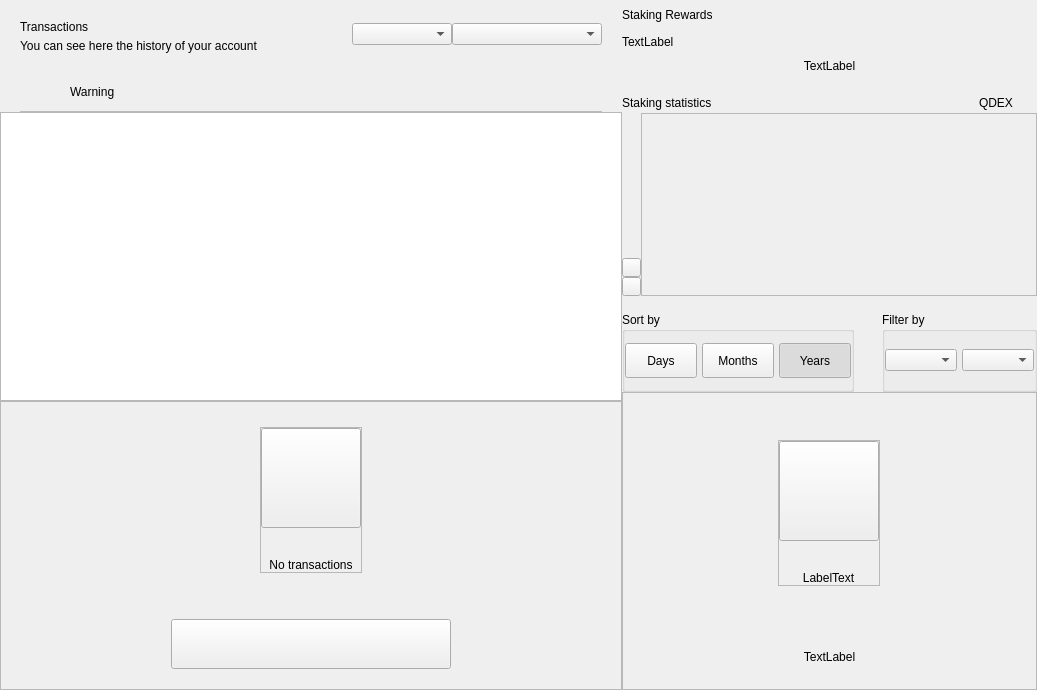
<?xml version="1.0" encoding="UTF-8"?>
<ui version="4.0">
 <class>DashboardWidget</class>
 <widget class="QWidget" name="DashboardWidget">
  <property name="geometry">
   <rect>
    <x>0</x>
    <y>0</y>
    <width>1037</width>
    <height>690</height>
   </rect>
  </property>
  <property name="windowTitle">
   <string>Form</string>
  </property>
  <layout class="QHBoxLayout" name="horizontalLayout_2" stretch="3,2">
   <property name="spacing">
    <number>0</number>
   </property>
   <property name="leftMargin">
    <number>0</number>
   </property>
   <property name="topMargin">
    <number>0</number>
   </property>
   <property name="rightMargin">
    <number>0</number>
   </property>
   <property name="bottomMargin">
    <number>0</number>
   </property>
   <item>
    <widget class="QWidget" name="left" native="true">
     <layout class="QVBoxLayout" name="left_2">
      <property name="spacing">
       <number>0</number>
      </property>
      <property name="leftMargin">
       <number>0</number>
      </property>
      <property name="topMargin">
       <number>0</number>
      </property>
      <property name="rightMargin">
       <number>0</number>
      </property>
      <property name="bottomMargin">
       <number>0</number>
      </property>
      <item>
       <layout class="QVBoxLayout" name="verticalLayout22">
        <property name="spacing">
         <number>0</number>
        </property>
        <property name="leftMargin">
         <number>20</number>
        </property>
        <property name="topMargin">
         <number>15</number>
        </property>
        <property name="rightMargin">
         <number>20</number>
        </property>
        <item>
         <widget class="QFrame" name="left_top_container">
          <layout class="QHBoxLayout" name="horizontalLayout">
           <property name="spacing">
            <number>0</number>
           </property>
           <property name="leftMargin">
            <number>0</number>
           </property>
           <property name="topMargin">
            <number>0</number>
           </property>
           <property name="rightMargin">
            <number>0</number>
           </property>
           <property name="bottomMargin">
            <number>0</number>
           </property>
           <item>
            <layout class="QVBoxLayout" name="verticalLayout_5">
             <property name="spacing">
              <number>5</number>
             </property>
             <property name="topMargin">
              <number>5</number>
             </property>
             <item>
              <widget class="QLabel" name="labelTitle">
               <property name="text">
                <string>Transactions</string>
               </property>
              </widget>
             </item>
             <item>
              <widget class="QLabel" name="labelSubtitle">
               <property name="text">
                <string>You can see here the history of your account</string>
               </property>
               <property name="alignment">
                <set>Qt::AlignLeading|Qt::AlignLeft|Qt::AlignVCenter</set>
               </property>
              </widget>
             </item>
            </layout>
           </item>
           <item>
            <spacer name="horizontalSpacer">
             <property name="orientation">
              <enum>Qt::Horizontal</enum>
             </property>
             <property name="sizeHint" stdset="0">
              <size>
               <width>40</width>
               <height>20</height>
              </size>
             </property>
            </spacer>
           </item>
           <item>
            <widget class="QComboBox" name="comboBoxSortType">
             <property name="minimumSize">
              <size>
               <width>100</width>
               <height>0</height>
              </size>
             </property>
            </widget>
           </item>
           <item>
            <widget class="QComboBox" name="comboBoxSort">
             <property name="minimumSize">
              <size>
               <width>150</width>
               <height>0</height>
              </size>
             </property>
            </widget>
           </item>
          </layout>
         </widget>
        </item>
       </layout>
      </item>
      <item>
       <spacer name="verticalSpacer">
        <property name="orientation">
         <enum>Qt::Vertical</enum>
        </property>
        <property name="sizeType">
         <enum>QSizePolicy::Fixed</enum>
        </property>
        <property name="sizeHint" stdset="0">
         <size>
          <width>20</width>
          <height>20</height>
         </size>
        </property>
       </spacer>
      </item>
      <item>
       <widget class="QWidget" name="layoutWarning" native="true">
        <layout class="QVBoxLayout" name="verticalLayout_3">
         <property name="spacing">
          <number>0</number>
         </property>
         <property name="leftMargin">
          <number>0</number>
         </property>
         <property name="topMargin">
          <number>0</number>
         </property>
         <property name="rightMargin">
          <number>0</number>
         </property>
         <property name="bottomMargin">
          <number>0</number>
         </property>
         <item>
          <widget class="QWidget" name="containerWarning" native="true">
           <layout class="QVBoxLayout" name="verticalLayout_21">
            <property name="spacing">
             <number>9</number>
            </property>
            <property name="leftMargin">
             <number>20</number>
            </property>
            <property name="topMargin">
             <number>9</number>
            </property>
            <property name="rightMargin">
             <number>20</number>
            </property>
            <property name="bottomMargin">
             <number>0</number>
            </property>
            <item>
             <widget class="QFrame" name="frameWarning">
              <property name="styleSheet">
               <string notr="true">border:none;</string>
              </property>
              <property name="frameShape">
               <enum>QFrame::StyledPanel</enum>
              </property>
              <property name="frameShadow">
               <enum>QFrame::Raised</enum>
              </property>
              <layout class="QHBoxLayout" name="horizontalLayout11" stretch="0,0,2">
               <property name="leftMargin">
                <number>0</number>
               </property>
               <property name="topMargin">
                <number>0</number>
               </property>
               <property name="rightMargin">
                <number>0</number>
               </property>
               <property name="bottomMargin">
                <number>0</number>
               </property>
               <item alignment="Qt::AlignVCenter">
                <widget class="QPushButton" name="imgWarning">
                 <property name="styleSheet">
                  <string notr="true">border:none;</string>
                 </property>
                 <property name="text">
                  <string/>
                 </property>
                 <property name="iconSize">
                  <size>
                   <width>24</width>
                   <height>24</height>
                  </size>
                 </property>
                </widget>
               </item>
               <item>
                <spacer name="horizontalSpacer_3">
                 <property name="orientation">
                  <enum>Qt::Horizontal</enum>
                 </property>
                 <property name="sizeType">
                  <enum>QSizePolicy::Fixed</enum>
                 </property>
                 <property name="sizeHint" stdset="0">
                  <size>
                   <width>12</width>
                   <height>20</height>
                  </size>
                 </property>
                </spacer>
               </item>
               <item alignment="Qt::AlignVCenter">
                <widget class="QLabel" name="lblWarning">
                 <property name="styleSheet">
                  <string notr="true"/>
                 </property>
                 <property name="text">
                  <string>Warning</string>
                 </property>
                 <property name="alignment">
                  <set>Qt::AlignBottom|Qt::AlignLeading|Qt::AlignLeft</set>
                 </property>
                </widget>
               </item>
              </layout>
             </widget>
            </item>
            <item>
             <widget class="QLabel" name="lblDivisory">
              <property name="minimumSize">
               <size>
                <width>0</width>
                <height>1</height>
               </size>
              </property>
              <property name="maximumSize">
               <size>
                <width>16777215</width>
                <height>1</height>
               </size>
              </property>
              <property name="styleSheet">
               <string notr="true">background-color:#bababa;</string>
              </property>
              <property name="text">
               <string/>
              </property>
              <property name="alignment">
               <set>Qt::AlignBottom|Qt::AlignLeading|Qt::AlignLeft</set>
              </property>
             </widget>
            </item>
           </layout>
          </widget>
         </item>
        </layout>
       </widget>
      </item>
      <item>
       <widget class="QListView" name="listTransactions">
        <property name="mouseTracking">
         <bool>true</bool>
        </property>
        <property name="selectionBehavior">
         <enum>QAbstractItemView::SelectItems</enum>
        </property>
        <property name="verticalScrollMode">
         <enum>QAbstractItemView::ScrollPerItem</enum>
        </property>
       </widget>
      </item>
      <item>
       <widget class="QFrame" name="emptyContainer">
        <property name="minimumSize">
         <size>
          <width>0</width>
          <height>100</height>
         </size>
        </property>
        <property name="frameShape">
         <enum>QFrame::StyledPanel</enum>
        </property>
        <property name="frameShadow">
         <enum>QFrame::Raised</enum>
        </property>
        <layout class="QVBoxLayout" name="verticalLayout_7" stretch="1,8,0,0">
         <property name="spacing">
          <number>0</number>
         </property>
         <property name="leftMargin">
          <number>0</number>
         </property>
         <property name="topMargin">
          <number>0</number>
         </property>
         <property name="rightMargin">
          <number>0</number>
         </property>
         <property name="bottomMargin">
          <number>20</number>
         </property>
         <item>
          <spacer name="verticalSpacer12">
           <property name="orientation">
            <enum>Qt::Vertical</enum>
           </property>
           <property name="sizeHint" stdset="0">
            <size>
             <width>20</width>
             <height>20</height>
            </size>
           </property>
          </spacer>
         </item>
         <item alignment="Qt::AlignHCenter|Qt::AlignVCenter">
          <widget class="QFrame" name="emptyScreen">
           <property name="sizePolicy">
            <sizepolicy hsizetype="Expanding" vsizetype="Expanding">
             <horstretch>0</horstretch>
             <verstretch>0</verstretch>
            </sizepolicy>
           </property>
           <property name="frameShape">
            <enum>QFrame::StyledPanel</enum>
           </property>
           <property name="frameShadow">
            <enum>QFrame::Raised</enum>
           </property>
           <layout class="QVBoxLayout" name="verticalLayout12">
            <property name="spacing">
             <number>30</number>
            </property>
            <property name="leftMargin">
             <number>0</number>
            </property>
            <property name="topMargin">
             <number>0</number>
            </property>
            <property name="rightMargin">
             <number>0</number>
            </property>
            <property name="bottomMargin">
             <number>0</number>
            </property>
            <item alignment="Qt::AlignHCenter|Qt::AlignVCenter">
             <widget class="QPushButton" name="pushImgEmpty">
              <property name="minimumSize">
               <size>
                <width>100</width>
                <height>100</height>
               </size>
              </property>
              <property name="maximumSize">
               <size>
                <width>100</width>
                <height>100</height>
               </size>
              </property>
              <property name="focusPolicy">
               <enum>Qt::NoFocus</enum>
              </property>
              <property name="text">
               <string/>
              </property>
              <property name="iconSize">
               <size>
                <width>100</width>
                <height>100</height>
               </size>
              </property>
             </widget>
            </item>
            <item alignment="Qt::AlignHCenter|Qt::AlignVCenter">
             <widget class="QLabel" name="labelEmpty">
              <property name="styleSheet">
               <string notr="true"/>
              </property>
              <property name="text">
               <string>No transactions</string>
              </property>
              <property name="alignment">
               <set>Qt::AlignCenter</set>
              </property>
             </widget>
            </item>
           </layout>
          </widget>
         </item>
         <item>
          <spacer name="verticalSpacer_21">
           <property name="orientation">
            <enum>Qt::Vertical</enum>
           </property>
           <property name="sizeHint" stdset="0">
            <size>
             <width>20</width>
             <height>40</height>
            </size>
           </property>
          </spacer>
         </item>
         <item alignment="Qt::AlignHCenter">
          <widget class="QPushButton" name="btnHowTo">
           <property name="minimumSize">
            <size>
             <width>280</width>
             <height>50</height>
            </size>
           </property>
           <property name="focusPolicy">
            <enum>Qt::NoFocus</enum>
           </property>
           <property name="text">
            <string/>
           </property>
          </widget>
         </item>
        </layout>
       </widget>
      </item>
     </layout>
    </widget>
   </item>
   <item>
    <widget class="QWidget" name="right" native="true">
     <property name="minimumSize">
      <size>
       <width>200</width>
       <height>0</height>
      </size>
     </property>
     <layout class="QVBoxLayout" name="verticalLayout_31">
      <property name="spacing">
       <number>0</number>
      </property>
      <property name="leftMargin">
       <number>0</number>
      </property>
      <property name="topMargin">
       <number>0</number>
      </property>
      <property name="rightMargin">
       <number>0</number>
      </property>
      <property name="bottomMargin">
       <number>0</number>
      </property>
      <item>
       <layout class="QVBoxLayout" name="verticalLayout_2" stretch="0,0,0,0,0,0,0">
        <property name="spacing">
         <number>0</number>
        </property>
        <item>
         <layout class="QHBoxLayout" name="horizontalLayout_3">
          <property name="spacing">
           <number>0</number>
          </property>
          <item>
           <layout class="QVBoxLayout" name="verticalLayout_6">
            <property name="spacing">
             <number>5</number>
            </property>
            <item>
             <widget class="QLabel" name="labelTitle2">
              <property name="minimumSize">
               <size>
                <width>0</width>
                <height>30</height>
               </size>
              </property>
              <property name="text">
               <string>Staking Rewards</string>
              </property>
             </widget>
            </item>
            <item>
             <widget class="QLabel" name="labelMessage">
              <property name="text">
               <string>TextLabel</string>
              </property>
             </widget>
            </item>
           </layout>
          </item>
          <item>
           <spacer name="horizontalSpacer_2">
            <property name="orientation">
             <enum>Qt::Horizontal</enum>
            </property>
            <property name="sizeType">
             <enum>QSizePolicy::MinimumExpanding</enum>
            </property>
            <property name="sizeHint" stdset="0">
             <size>
              <width>20</width>
              <height>20</height>
             </size>
            </property>
           </spacer>
          </item>
         </layout>
        </item>
        <item>
         <spacer name="verticalSpacer_4">
          <property name="orientation">
           <enum>Qt::Vertical</enum>
          </property>
          <property name="sizeType">
           <enum>QSizePolicy::Fixed</enum>
          </property>
          <property name="sizeHint" stdset="0">
           <size>
            <width>20</width>
            <height>10</height>
           </size>
          </property>
         </spacer>
        </item>
        <item>
         <layout class="QHBoxLayout" name="horizontalLayout_5" stretch="0">
          <property name="spacing">
           <number>0</number>
          </property>
          <item>
           <widget class="QLabel" name="labelAmountPiv">
            <property name="text">
             <string>TextLabel</string>
            </property>
            <property name="alignment">
             <set>Qt::AlignCenter</set>
            </property>
           </widget>
          </item>
         </layout>
        </item>
        <item>
         <spacer name="verticalSpacer_6">
          <property name="orientation">
           <enum>Qt::Vertical</enum>
          </property>
          <property name="sizeType">
           <enum>QSizePolicy::Fixed</enum>
          </property>
          <property name="sizeHint" stdset="0">
           <size>
            <width>20</width>
            <height>20</height>
           </size>
          </property>
         </spacer>
        </item>
        <item>
         <widget class="QWidget" name="layoutChart" native="true">
          <layout class="QVBoxLayout" name="verticalLayout_8" stretch="3,0">
           <property name="spacing">
            <number>16</number>
           </property>
           <property name="leftMargin">
            <number>0</number>
           </property>
           <property name="topMargin">
            <number>0</number>
           </property>
           <property name="rightMargin">
            <number>0</number>
           </property>
           <property name="bottomMargin">
            <number>0</number>
           </property>
           <item>
            <widget class="QWidget" name="verticalWidgetChart" native="true">
             <property name="minimumSize">
              <size>
               <width>0</width>
               <height>190</height>
              </size>
             </property>
             <property name="maximumSize">
              <size>
               <width>16777215</width>
               <height>16777215</height>
              </size>
             </property>
             <layout class="QVBoxLayout" name="verticalLayout_4" stretch="1,5">
              <property name="spacing">
               <number>0</number>
              </property>
              <property name="leftMargin">
               <number>0</number>
              </property>
              <property name="topMargin">
               <number>0</number>
              </property>
              <property name="rightMargin">
               <number>0</number>
              </property>
              <property name="bottomMargin">
               <number>0</number>
              </property>
              <item>
               <layout class="QHBoxLayout" name="horizontalLayout_4">
                <item>
                 <widget class="QLabel" name="labelChart">
                  <property name="text">
                   <string>Staking statistics</string>
                  </property>
                 </widget>
                </item>
                <item>
                 <spacer name="horizontalSpacer_4">
                  <property name="orientation">
                   <enum>Qt::Horizontal</enum>
                  </property>
                  <property name="sizeHint" stdset="0">
                   <size>
                    <width>40</width>
                    <height>20</height>
                   </size>
                  </property>
                 </spacer>
                </item>
                <item>
                 <widget class="QLabel" name="labelSquarePiv">
                  <property name="minimumSize">
                   <size>
                    <width>14</width>
                    <height>14</height>
                   </size>
                  </property>
                  <property name="maximumSize">
                   <size>
                    <width>14</width>
                    <height>14</height>
                   </size>
                  </property>
                  <property name="text">
                   <string/>
                  </property>
                 </widget>
                </item>
                <item>
                 <widget class="QLabel" name="labelPiv">
                  <property name="text">
                   <string>QDEX</string>
                  </property>
                 </widget>
                </item>
                <item>
                 <spacer name="horizontalSpacer_5">
                  <property name="orientation">
                   <enum>Qt::Horizontal</enum>
                  </property>
                  <property name="sizeType">
                   <enum>QSizePolicy::Fixed</enum>
                  </property>
                  <property name="sizeHint" stdset="0">
                   <size>
                    <width>10</width>
                    <height>20</height>
                   </size>
                  </property>
                 </spacer>
                </item>
                <item>
                 <widget class="QLabel" name="labelSquarezPiv">
                  <property name="minimumSize">
                   <size>
                    <width>14</width>
                    <height>14</height>
                   </size>
                  </property>
                  <property name="maximumSize">
                   <size>
                    <width>14</width>
                    <height>14</height>
                   </size>
                  </property>
                  <property name="text">
                   <string/>
                  </property>
                 </widget>
                </item>
               </layout>
              </item>
              <item>
               <widget class="QWidget" name="chartContainer2" native="true">
                <property name="minimumSize">
                 <size>
                  <width>0</width>
                  <height>150</height>
                 </size>
                </property>
                <property name="styleSheet">
                 <string notr="true">#chartContainer{padding:0px; margin:0px;}</string>
                </property>
                <layout class="QHBoxLayout" name="horizontalLayout_11">
                 <property name="spacing">
                  <number>0</number>
                 </property>
                 <property name="leftMargin">
                  <number>0</number>
                 </property>
                 <property name="topMargin">
                  <number>0</number>
                 </property>
                 <property name="rightMargin">
                  <number>0</number>
                 </property>
                 <property name="bottomMargin">
                  <number>0</number>
                 </property>
                 <item>
                  <widget class="QWidget" name="containerChartArrow" native="true">
                   <property name="sizePolicy">
                    <sizepolicy hsizetype="Fixed" vsizetype="Preferred">
                     <horstretch>0</horstretch>
                     <verstretch>0</verstretch>
                    </sizepolicy>
                   </property>
                   <property name="minimumSize">
                    <size>
                     <width>19</width>
                     <height>0</height>
                    </size>
                   </property>
                   <property name="maximumSize">
                    <size>
                     <width>19</width>
                     <height>16777215</height>
                    </size>
                   </property>
                   <property name="styleSheet">
                    <string notr="true">#widget{
	padding:0px;
	margin:0px;
}</string>
                   </property>
                   <layout class="QVBoxLayout" name="verticalLayout_10">
                    <property name="spacing">
                     <number>0</number>
                    </property>
                    <property name="leftMargin">
                     <number>0</number>
                    </property>
                    <property name="rightMargin">
                     <number>0</number>
                    </property>
                    <property name="bottomMargin">
                     <number>0</number>
                    </property>
                    <item>
                     <spacer name="verticalSpacer_3">
                      <property name="orientation">
                       <enum>Qt::Vertical</enum>
                      </property>
                      <property name="sizeHint" stdset="0">
                       <size>
                        <width>20</width>
                        <height>127</height>
                       </size>
                      </property>
                     </spacer>
                    </item>
                    <item alignment="Qt::AlignVCenter">
                     <widget class="QWidget" name="containerArrows" native="true">
                      <layout class="QVBoxLayout" name="horizontalLayout_6" stretch="0,0">
                       <property name="spacing">
                        <number>0</number>
                       </property>
                       <property name="leftMargin">
                        <number>0</number>
                       </property>
                       <property name="topMargin">
                        <number>0</number>
                       </property>
                       <property name="rightMargin">
                        <number>0</number>
                       </property>
                       <property name="bottomMargin">
                        <number>0</number>
                       </property>
                       <item>
                        <widget class="QPushButton" name="pushButtonChartArrow">
                         <property name="minimumSize">
                          <size>
                           <width>19</width>
                           <height>19</height>
                          </size>
                         </property>
                         <property name="maximumSize">
                          <size>
                           <width>19</width>
                           <height>19</height>
                          </size>
                         </property>
                         <property name="focusPolicy">
                          <enum>Qt::NoFocus</enum>
                         </property>
                         <property name="styleSheet">
                          <string notr="true"/>
                         </property>
                         <property name="text">
                          <string/>
                         </property>
                        </widget>
                       </item>
                       <item>
                        <widget class="QPushButton" name="pushButtonChartRight">
                         <property name="minimumSize">
                          <size>
                           <width>19</width>
                           <height>19</height>
                          </size>
                         </property>
                         <property name="maximumSize">
                          <size>
                           <width>19</width>
                           <height>19</height>
                          </size>
                         </property>
                         <property name="focusPolicy">
                          <enum>Qt::NoFocus</enum>
                         </property>
                         <property name="styleSheet">
                          <string notr="true"/>
                         </property>
                         <property name="text">
                          <string/>
                         </property>
                        </widget>
                       </item>
                      </layout>
                     </widget>
                    </item>
                   </layout>
                  </widget>
                 </item>
                 <item>
                  <widget class="QFrame" name="chartContainer">
                   <property name="sizePolicy">
                    <sizepolicy hsizetype="Expanding" vsizetype="Preferred">
                     <horstretch>0</horstretch>
                     <verstretch>0</verstretch>
                    </sizepolicy>
                   </property>
                   <property name="styleSheet">
                    <string notr="true">padding:0px;
margin:0px;</string>
                   </property>
                   <property name="frameShape">
                    <enum>QFrame::StyledPanel</enum>
                   </property>
                   <property name="frameShadow">
                    <enum>QFrame::Raised</enum>
                   </property>
                  </widget>
                 </item>
                </layout>
               </widget>
              </item>
             </layout>
            </widget>
           </item>
           <item alignment="Qt::AlignVCenter">
            <widget class="QWidget" name="containerSort" native="true">
             <layout class="QHBoxLayout" name="horizontalLayout_6" stretch="3,2">
              <property name="spacing">
               <number>28</number>
              </property>
              <property name="leftMargin">
               <number>0</number>
              </property>
              <property name="topMargin">
               <number>0</number>
              </property>
              <property name="rightMargin">
               <number>0</number>
              </property>
              <property name="bottomMargin">
               <number>0</number>
              </property>
              <item>
               <widget class="QGroupBox" name="groupBoxChart">
                <property name="minimumSize">
                 <size>
                  <width>0</width>
                  <height>80</height>
                 </size>
                </property>
                <property name="maximumSize">
                 <size>
                  <width>16777215</width>
                  <height>80</height>
                 </size>
                </property>
                <property name="title">
                 <string>Sort by</string>
                </property>
                <layout class="QHBoxLayout" name="horizontalLayout_7">
                 <property name="spacing">
                  <number>5</number>
                 </property>
                 <property name="leftMargin">
                  <number>0</number>
                 </property>
                 <property name="rightMargin">
                  <number>0</number>
                 </property>
                 <item>
                  <widget class="QPushButton" name="pushButtonMonth">
                   <property name="minimumSize">
                    <size>
                     <width>50</width>
                     <height>35</height>
                    </size>
                   </property>
                   <property name="maximumSize">
                    <size>
                     <width>16777215</width>
                     <height>16777215</height>
                    </size>
                   </property>
                   <property name="focusPolicy">
                    <enum>Qt::NoFocus</enum>
                   </property>
                   <property name="text">
                    <string>Days</string>
                   </property>
                   <property name="checkable">
                    <bool>true</bool>
                   </property>
                   <property name="autoExclusive">
                    <bool>true</bool>
                   </property>
                  </widget>
                 </item>
                 <item>
                  <widget class="QPushButton" name="pushButtonYear">
                   <property name="minimumSize">
                    <size>
                     <width>50</width>
                     <height>35</height>
                    </size>
                   </property>
                   <property name="maximumSize">
                    <size>
                     <width>16777215</width>
                     <height>16777215</height>
                    </size>
                   </property>
                   <property name="focusPolicy">
                    <enum>Qt::NoFocus</enum>
                   </property>
                   <property name="text">
                    <string>Months</string>
                   </property>
                   <property name="checkable">
                    <bool>true</bool>
                   </property>
                   <property name="autoExclusive">
                    <bool>true</bool>
                   </property>
                  </widget>
                 </item>
                 <item>
                  <widget class="QPushButton" name="pushButtonAll">
                   <property name="sizePolicy">
                    <sizepolicy hsizetype="Preferred" vsizetype="Fixed">
                     <horstretch>0</horstretch>
                     <verstretch>0</verstretch>
                    </sizepolicy>
                   </property>
                   <property name="minimumSize">
                    <size>
                     <width>50</width>
                     <height>35</height>
                    </size>
                   </property>
                   <property name="maximumSize">
                    <size>
                     <width>16777215</width>
                     <height>16777215</height>
                    </size>
                   </property>
                   <property name="focusPolicy">
                    <enum>Qt::NoFocus</enum>
                   </property>
                   <property name="text">
                    <string>Years</string>
                   </property>
                   <property name="checkable">
                    <bool>true</bool>
                   </property>
                   <property name="checked">
                    <bool>true</bool>
                   </property>
                   <property name="autoExclusive">
                    <bool>true</bool>
                   </property>
                  </widget>
                 </item>
                </layout>
               </widget>
              </item>
              <item>
               <widget class="QGroupBox" name="container_chart_dropboxes">
                <property name="minimumSize">
                 <size>
                  <width>55</width>
                  <height>80</height>
                 </size>
                </property>
                <property name="maximumSize">
                 <size>
                  <width>16777215</width>
                  <height>80</height>
                 </size>
                </property>
                <property name="title">
                 <string>Filter by</string>
                </property>
                <layout class="QHBoxLayout" name="horizontalLayout_8" stretch="1,1">
                 <property name="spacing">
                  <number>5</number>
                 </property>
                 <property name="leftMargin">
                  <number>0</number>
                 </property>
                 <property name="topMargin">
                  <number>0</number>
                 </property>
                 <property name="rightMargin">
                  <number>0</number>
                 </property>
                 <property name="bottomMargin">
                  <number>0</number>
                 </property>
                 <item>
                  <widget class="QWidget" name="containerBoxMonths" native="true">
                   <property name="minimumSize">
                    <size>
                     <width>55</width>
                     <height>0</height>
                    </size>
                   </property>
                   <layout class="QHBoxLayout" name="horizontalLayout_9">
                    <property name="spacing">
                     <number>0</number>
                    </property>
                    <property name="leftMargin">
                     <number>0</number>
                    </property>
                    <property name="topMargin">
                     <number>0</number>
                    </property>
                    <property name="rightMargin">
                     <number>0</number>
                    </property>
                    <property name="bottomMargin">
                     <number>0</number>
                    </property>
                    <item>
                     <widget class="QComboBox" name="comboBoxMonths">
                      <property name="minimumSize">
                       <size>
                        <width>55</width>
                        <height>0</height>
                       </size>
                      </property>
                     </widget>
                    </item>
                   </layout>
                  </widget>
                 </item>
                 <item>
                  <widget class="QWidget" name="containerBoxYears" native="true">
                   <property name="sizePolicy">
                    <sizepolicy hsizetype="Preferred" vsizetype="Preferred">
                     <horstretch>0</horstretch>
                     <verstretch>0</verstretch>
                    </sizepolicy>
                   </property>
                   <property name="minimumSize">
                    <size>
                     <width>50</width>
                     <height>0</height>
                    </size>
                   </property>
                   <layout class="QHBoxLayout" name="horizontalLayout_10">
                    <property name="spacing">
                     <number>0</number>
                    </property>
                    <property name="leftMargin">
                     <number>0</number>
                    </property>
                    <property name="topMargin">
                     <number>0</number>
                    </property>
                    <property name="rightMargin">
                     <number>0</number>
                    </property>
                    <property name="bottomMargin">
                     <number>0</number>
                    </property>
                    <item>
                     <widget class="QComboBox" name="comboBoxYears">
                      <property name="minimumSize">
                       <size>
                        <width>40</width>
                        <height>0</height>
                       </size>
                      </property>
                     </widget>
                    </item>
                   </layout>
                  </widget>
                 </item>
                </layout>
               </widget>
              </item>
             </layout>
            </widget>
           </item>
          </layout>
         </widget>
        </item>
        <item>
         <widget class="QFrame" name="emptyContainerChart">
          <property name="minimumSize">
           <size>
            <width>0</width>
            <height>100</height>
           </size>
          </property>
          <property name="frameShape">
           <enum>QFrame::StyledPanel</enum>
          </property>
          <property name="frameShadow">
           <enum>QFrame::Raised</enum>
          </property>
          <layout class="QVBoxLayout" name="verticalLayout_71" stretch="1,8,0,0">
           <property name="spacing">
            <number>0</number>
           </property>
           <property name="leftMargin">
            <number>0</number>
           </property>
           <property name="topMargin">
            <number>0</number>
           </property>
           <property name="rightMargin">
            <number>0</number>
           </property>
           <property name="bottomMargin">
            <number>25</number>
           </property>
           <item>
            <spacer name="verticalSpacer11">
             <property name="orientation">
              <enum>Qt::Vertical</enum>
             </property>
             <property name="sizeHint" stdset="0">
              <size>
               <width>20</width>
               <height>20</height>
              </size>
             </property>
            </spacer>
           </item>
           <item alignment="Qt::AlignHCenter|Qt::AlignVCenter">
            <widget class="QFrame" name="emptyScreen1">
             <property name="sizePolicy">
              <sizepolicy hsizetype="Expanding" vsizetype="Expanding">
               <horstretch>0</horstretch>
               <verstretch>0</verstretch>
              </sizepolicy>
             </property>
             <property name="frameShape">
              <enum>QFrame::StyledPanel</enum>
             </property>
             <property name="frameShadow">
              <enum>QFrame::Raised</enum>
             </property>
             <layout class="QVBoxLayout" name="verticalLayout">
              <property name="spacing">
               <number>30</number>
              </property>
              <property name="leftMargin">
               <number>0</number>
              </property>
              <property name="topMargin">
               <number>0</number>
              </property>
              <property name="rightMargin">
               <number>0</number>
              </property>
              <property name="bottomMargin">
               <number>0</number>
              </property>
              <item alignment="Qt::AlignHCenter|Qt::AlignVCenter">
               <widget class="QPushButton" name="pushImgEmptyChart">
                <property name="minimumSize">
                 <size>
                  <width>100</width>
                  <height>100</height>
                 </size>
                </property>
                <property name="maximumSize">
                 <size>
                  <width>100</width>
                  <height>100</height>
                 </size>
                </property>
                <property name="focusPolicy">
                 <enum>Qt::NoFocus</enum>
                </property>
                <property name="text">
                 <string/>
                </property>
                <property name="iconSize">
                 <size>
                  <width>100</width>
                  <height>100</height>
                 </size>
                </property>
               </widget>
              </item>
              <item alignment="Qt::AlignHCenter|Qt::AlignVCenter">
               <widget class="QLabel" name="labelEmptyChart">
                <property name="styleSheet">
                 <string notr="true"/>
                </property>
                <property name="text">
                 <string>LabelText</string>
                </property>
                <property name="alignment">
                 <set>Qt::AlignCenter</set>
                </property>
               </widget>
              </item>
             </layout>
            </widget>
           </item>
           <item>
            <spacer name="verticalSpacer_2">
             <property name="orientation">
              <enum>Qt::Vertical</enum>
             </property>
             <property name="sizeHint" stdset="0">
              <size>
               <width>20</width>
               <height>40</height>
              </size>
             </property>
            </spacer>
           </item>
           <item>
            <widget class="QLabel" name="labelMessageEmpty">
             <property name="styleSheet">
              <string notr="true">#labelMessageEmpty {
	padding-left:30px;
	padding-right:30px;
}</string>
             </property>
             <property name="text">
              <string>TextLabel</string>
             </property>
             <property name="alignment">
              <set>Qt::AlignCenter</set>
             </property>
             <property name="wordWrap">
              <bool>true</bool>
             </property>
            </widget>
           </item>
          </layout>
         </widget>
        </item>
        <item>
         <widget class="QWidget" name="layoutShadow" native="true">
          <layout class="QVBoxLayout" name="verticalLayout_9">
           <property name="spacing">
            <number>0</number>
           </property>
           <property name="leftMargin">
            <number>0</number>
           </property>
           <property name="topMargin">
            <number>0</number>
           </property>
           <property name="rightMargin">
            <number>0</number>
           </property>
           <property name="bottomMargin">
            <number>0</number>
           </property>
          </layout>
         </widget>
        </item>
       </layout>
      </item>
     </layout>
    </widget>
   </item>
  </layout>
 </widget>
 <resources/>
 <connections/>
</ui>
